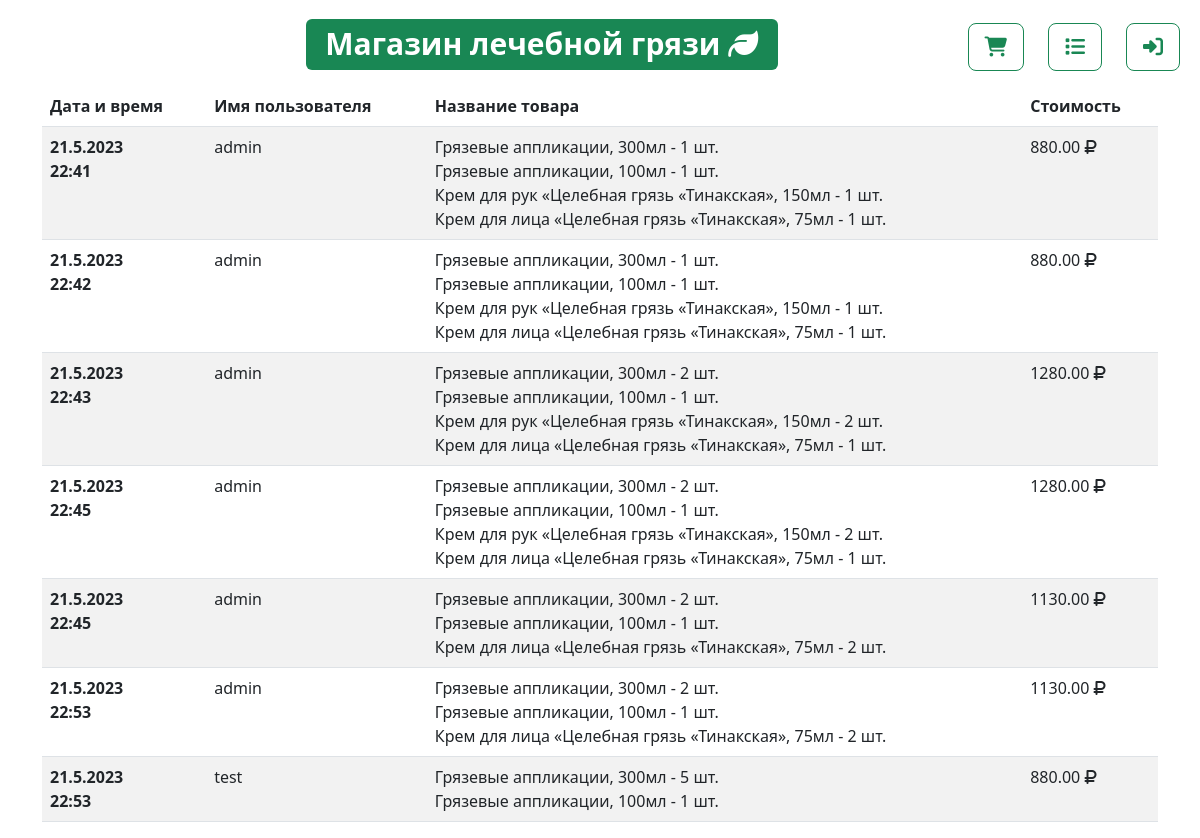
The app's page /show_orders (signed in), older data.
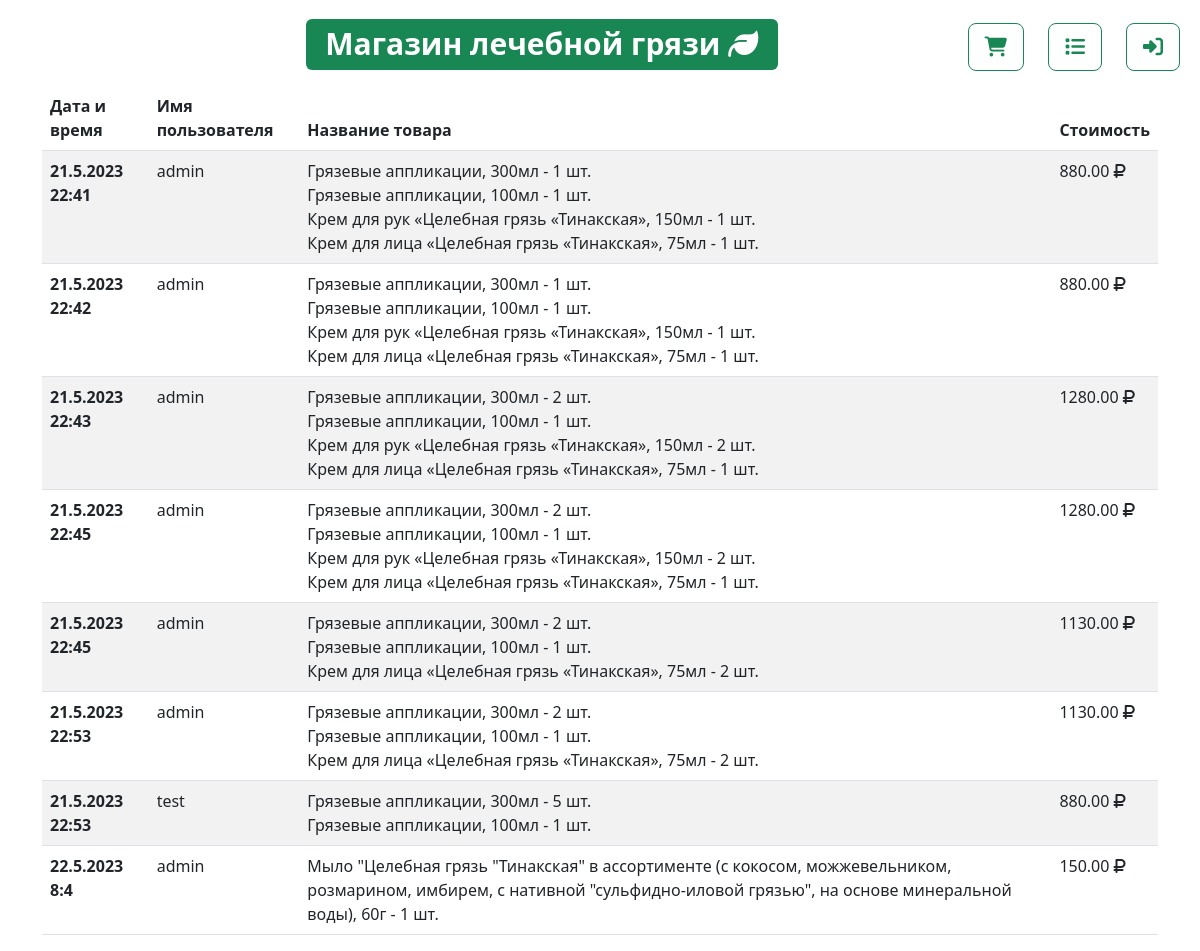
The same page, newer data.
### shop/models.py (models this page shows, shortened)
class Order(models.Model):
    user_id = models.ForeignKey(User, on_delete=models.CASCADE)
    order_date = models.DateTimeField(auto_now_add=True)

class Product(models.Model):
    name = models.CharField(max_length=255, null=False)
    description = models.TextField(blank=True)
    price = models.DecimalField(max_digits=10, decimal_places=2)
    image = models.ImageField(null=True, blank=True, upload_to='images/')
    quantify = models.PositiveIntegerField()

### shop/views.py (the view)
# urls.py: path('show_orders', views.show_orders, name='show_orders'),
def show_orders(request):
    total = 0
    if request.user.is_staff:
        orders = Order.objects.values('user_id__username','order_date','id')
        for order in orders:
            order_details = OrderDetails.objects.filter(order_id=order['id']).values('product_id__name', 'selling_price', 'quantify')
            order['order_detail'] = order_details
            for order_detail in order_details:
                total += (order_detail['selling_price'] * order_detail['quantify'])
            order['total'] = total
            total = 0
        context = {
            'orders': orders,
        }
        print(orders)
        return render(request, 'shop/orders.html', context)
    else:
        return redirect('login')

### shop/templates/shop/orders.html (shortened to what this page needs)
{% extends 'shop/layout.html' %}
{% block content %}
<div class="container">
  <table class="table table-striped">
    <thead>
      <tr>
        <th scope="col">Дата и время</th>
        <th scope="col">Имя пользователя</th>
        <th scope="col">Название товара</th>
        <th scope="col">Стоимость</th>
      </tr>
    </thead>
    <tbody>
        {% for order in orders %}
            <tr>
                <th scope="row">{{ order.order_date.day }}.{{ order.order_date.month }}.{{ order.order_date.year }}<br> {{ order.order_date.hour }}:{{ order.order_date.minute }}</th>
                <td>{{ order.user_id__username }}</td>
                <td>
                    {% for orderd in order.order_detail %}
                        {{ orderd.product_id__name }} - {{ orderd.quantify }} шт.<br>
                    {% endfor %}
                </td>
                <td>{{ order.total }} <i class="fa-solid fa-ruble-sign"></i></td>
            </tr>
        {% endfor %}
    </tbody>
  </table>
  </div>
{% endblock %}

Row changes from the older to the newer data that the page shows:
added Order: order_date.day "22", order_date.month "5", order_date.year "2023", order_date.hour "8", order_date.minute "4", user_id__username "admin", total "150.00"
now on this page (row unchanged): Product: product_id__name "Мыло \"Целебная грязь \"Тинакская\" в ассортименте (с кокосом, можжевельником, розмарином, имбирем, с нативной \"сульфидно-иловой грязью\", на основе минеральной воды), 60г", quantify "1", shown under "22"
